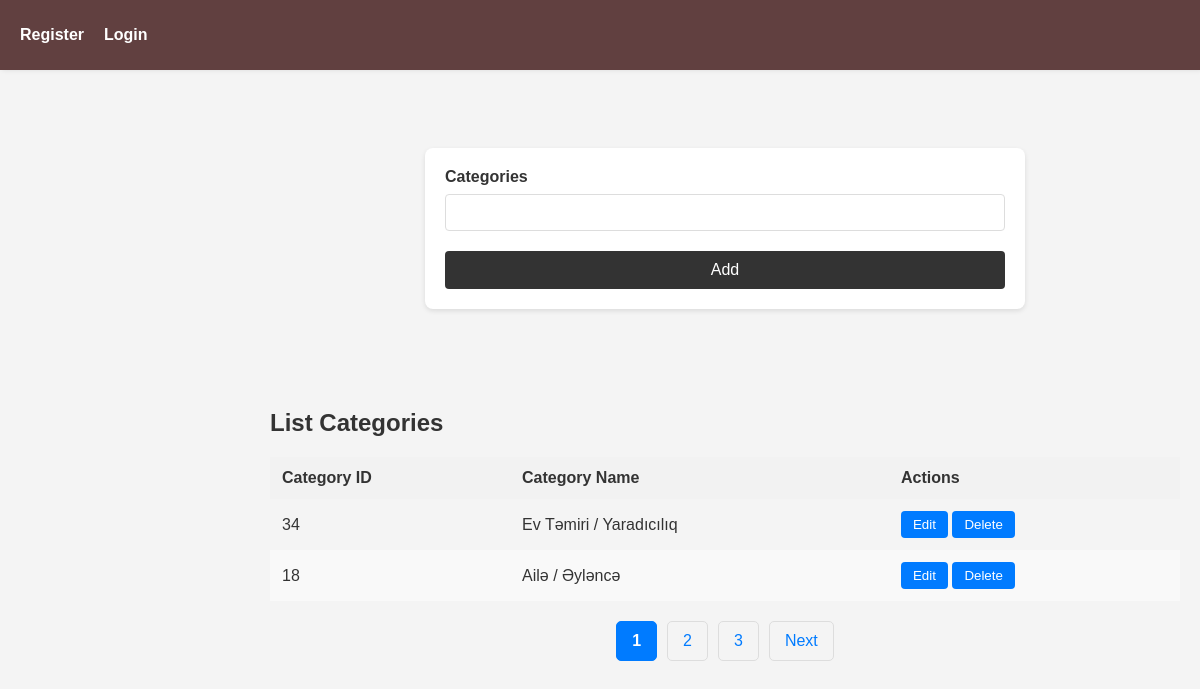
Page /admin/category/category.php on the committed database.
### tables this page shows
CREATE TABLE `categories` (
  `id` bigint(20) NOT NULL,
  `name` varchar(255) NOT NULL,
  `created_at` timestamp NOT NULL DEFAULT current_timestamp(),
  `update_at` timestamp NOT NULL DEFAULT current_timestamp()
);

### admin/category/category.php (the view, shortened to what this page needs)
<?php
include "../../index.php";
$page = empty($_GET['page']) ? 1 : $_GET['page'];
$limit = 2;
$startLimit = ($page - 1) * $limit;
$sqlTotal = "SELECT COUNT(*) FROM categories";
$resultTotal = $connection->prepare($sqlTotal);
$resultTotal->execute();
$totalRecord = $resultTotal->fetchColumn();
$pageNumber = ceil($totalRecord / $limit);
$paginationRange = 3;
$startPage = max(1, $page - floor($paginationRange / 2));
$endPage = min($pageNumber, $page + floor($paginationRange / 2));
if ($endPage - $startPage + 1 < $paginationRange) {
    if ($startPage > 1) {
        $startPage = max(1, $endPage - $paginationRange + 1);
    } else {
        $endPage = min($pageNumber, $startPage + $paginationRange - 1);
    }
}
$sql = "SELECT * FROM categories ORDER BY id DESC  LIMIT $startLimit, $limit";
$categoriesQuery = $connection->prepare($sql);
$categoriesQuery->execute();
$categories = $categoriesQuery->fetchAll(PDO::FETCH_ASSOC);
?>
    <div class="hero">
    <h2>Add Categories</h2>
    <form action="" method="POST">
        <label for="categories">Categories</label>
        <input type="text" name="categories" id="categories" required>
        <button type="submit">Add</button>
    </form>
    <div style="margin-top: 30px;">
        <h2>List Categories</h2>
        <table>
            <thead>
                <tr>
                    <th>Category ID</th>
                    <th>Category Name</th>
                    <th>Actions</th>
                </tr>
            </thead>
            <tbody>
                <?php foreach($categories as $category): ?>
                    <tr>
                        <td><?php echo $category['id'] ?></td>
                        <td><?php echo htmlspecialchars($category['name']) ?></td>
                        <td class="actions">
                            <a href="http://localhost/final-project-php/admin/category/edit.php?id=<?= $category['id']; ?>"><button>Edit</button></a>
                            <a href="http://localhost/final-project-php/admin/category/delete.php?id=<?= $category['id']; ?>"><button>Delete</button></a>
                        </td>
                    </tr>
                <?php endforeach; ?>
            </tbody>
        </table>
        <div class="pagination">
        <?php for ($i = $startPage; $i <= $endPage; $i++): ?>
            <a href="?page=<?= $i; ?>" class="<?= $i == $page ? 'active' : ''; ?>"><?= $i; ?></a>
        <?php endfor; ?>
        <?php if ($page < $pageNumber): ?>
            <a href="?page=<?= $page + 1; ?>">Next</a>
        <?php endif; ?>
    </div>
    </div>
    </div>

### head.php (style rules this page uses)
* { box-sizing: border-box; margin: 0; padding: 0; text-decoration: none; list-style: none; }
body { font-family: Arial, sans-serif; background-color: #f4f4f4; color: #333; margin: 0; padding: 0; outline: none; }
form { max-width: 600px; padding: 20px; background-color: #fff; border-radius: 8px; box-shadow: 0 2px 5px rgba(0, 0, 0, 0.1); margin: 100px auto; }
form label { display: block; margin-bottom: 8px; font-weight: bold; }
form input[type="text"], form input[type="email"], form input[type="password"], form input[type="file"] { width: 100%; padding: 10px; margin-bottom: 10px; border: 1px solid #ddd; border-radius: 4px; box-sizing: border-box; }
form button { background-color: #333; color: #fff; border: none; padding: 10px 20px; border-radius: 4px; cursor: pointer; font-size: 16px; display: block; width: 100%; margin-top: 10px; }
.hero { margin-left:250px; padding: 20px; }

### admin/category/category.php (style rules this page uses)
table { width: 100%; border-collapse: collapse; margin-top: 20px; }
th, td { padding: 12px; text-align: left; }
th { background-color: #f2f2f2; font-weight: bold; }
tr:nth-child(even) { background-color: #f9f9f9; }
.actions button { padding: 6px 12px; background-color: #007bff; color: white; border: none; border-radius: 4px; cursor: pointer; }
.pagination { display: flex; justify-content: center; margin-top: 20px; }
.pagination a { color: #007bff; padding: 10px 15px; margin: 0 5px; text-decoration: none; border: 1px solid #ddd; border-radius: 5px; transition: background-color 0.3s, color 0.3s; }
.pagination a.active { background-color: #007bff; color: #fff; border-color: #007bff; font-weight: bold; }

### rows in the picture
categories: id "34", name "Ev Təmiri / Yaradıcılıq"
categories: id "18", name "Ailə / Əyləncə"
